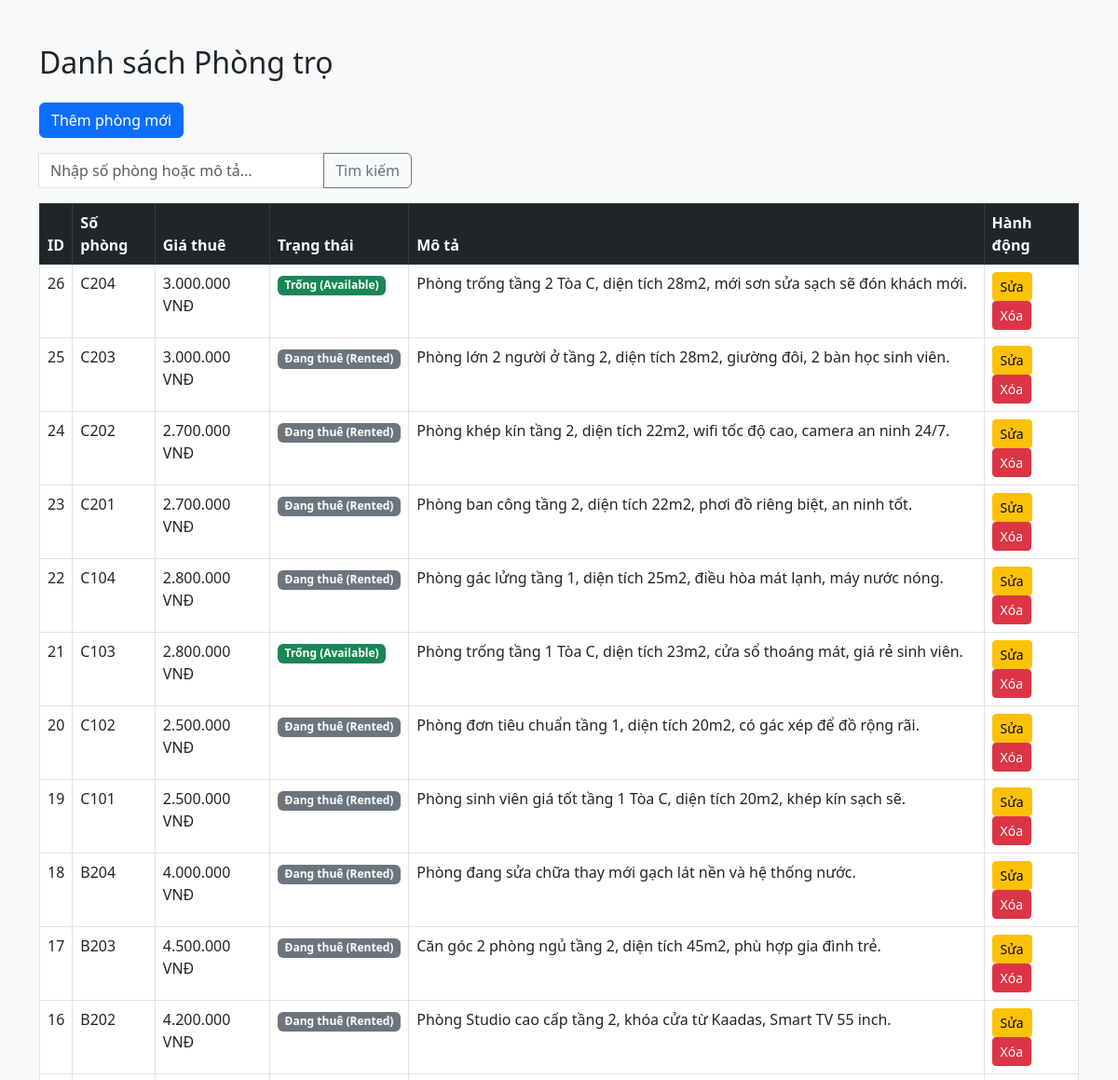
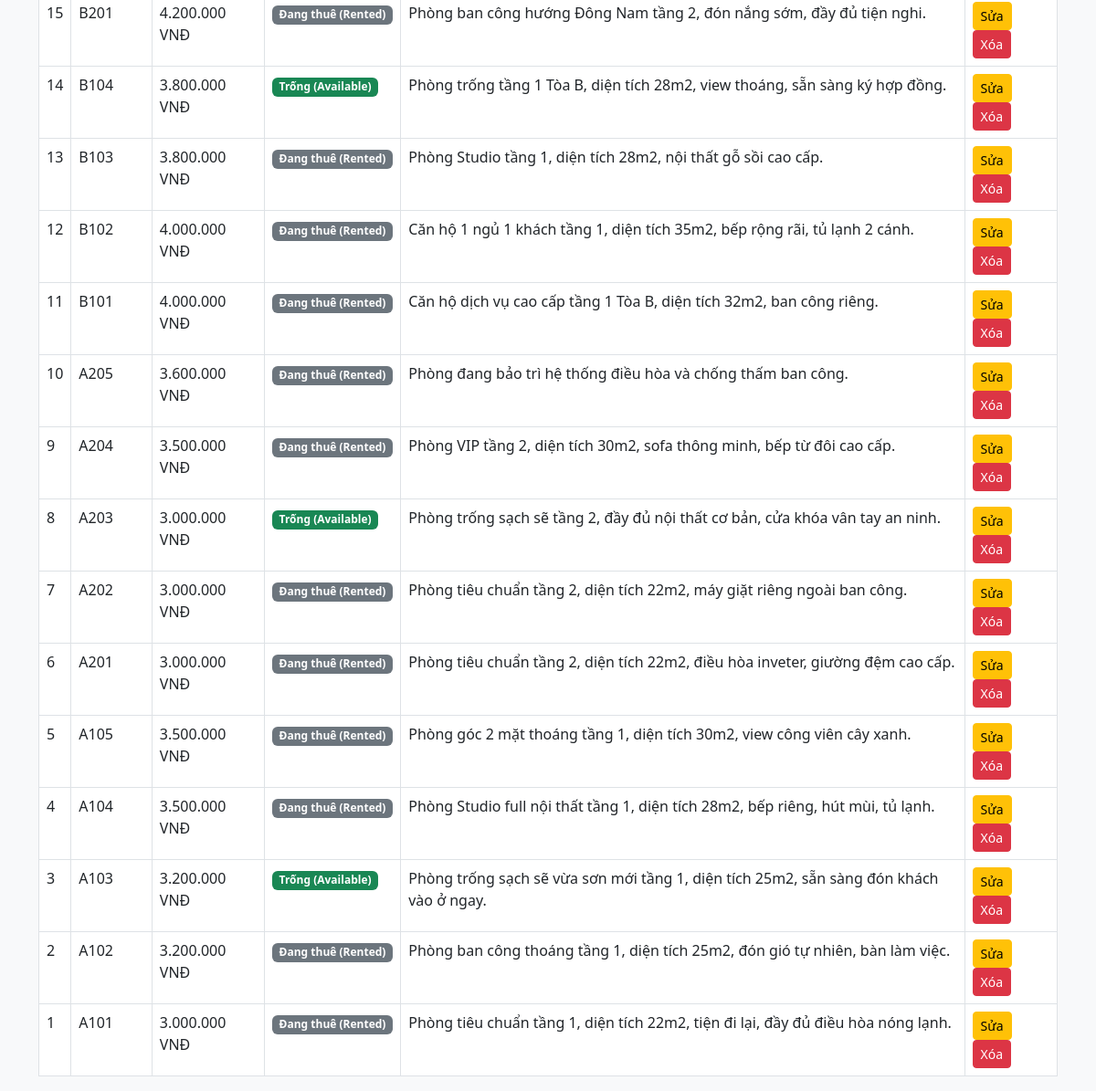
The app's page /BaiTapCaNhan/01_NguyenKimHue/index.php with its own data (2 pictures, top to bottom).
### tables this page shows
CREATE TABLE `rooms` (
  `id` int NOT NULL AUTO_INCREMENT,
  `building_id` int DEFAULT NULL,
  `room_number` varchar(20) NOT NULL,
  `price` decimal(10,2) NOT NULL,
  `status` varchar(20) DEFAULT 'available',
  `description` text,
  `created_at` timestamp NULL DEFAULT CURRENT_TIMESTAMP,
  PRIMARY KEY (`id`),
  UNIQUE KEY `room_number` (`room_number`),
  KEY `idx_rooms_building` (`building_id`),
  CONSTRAINT `fk_rooms_building` FOREIGN KEY (`building_id`) REFERENCES `buildings` (`id`) ON DELETE SET NULL
);

### BaiTapCaNhan/01_NguyenKimHue/controllers/RoomController.php (called while the page is built, shortened)
<?php
require_once __DIR__ . '/../db.php';
require_once __DIR__ . '/../models/RoomModel.php';
class RoomController {
    private $roomModel;
    public function __construct() {
        global $pdo;
        $this->roomModel = new RoomModel($pdo);
    }
    public function index() {
        $keyword = $_GET['keyword'] ?? '';
        if (!empty($keyword)) {
            $rooms = $this->roomModel->searchRooms($keyword);
        } else {
            $rooms = $this->roomModel->getAllRooms();
        }
        require_once __DIR__ . '/../views/rooms/index.php';
    }
}
?>

### BaiTapCaNhan/01_NguyenKimHue/models/RoomModel.php (called while the page is built, shortened)
<?php
class RoomModel {
    private $pdo;
    public function __construct($pdo) {
        $this->pdo = $pdo;
    }
    public function getAllRooms() {
        $stmt = $this->pdo->prepare("SELECT * FROM rooms ORDER BY id DESC");
        $stmt->execute();
        return $stmt->fetchAll();
    }
}
?>

### BaiTapCaNhan/01_NguyenKimHue/views/rooms/index.php (the view, shortened to what this page needs)
<!DOCTYPE html>
<html lang="vi">
<head>
    <link href="https://cdn.jsdelivr.net/npm/bootstrap@5.3.0/dist/css/bootstrap.min.css" rel="stylesheet">
</head>
<body class="bg-light">
<div class="container mt-5">
    <h2 class="mb-4">Danh sách Phòng trọ</h2>
    <a href="index.php?action=create" class="btn btn-primary mb-3">Thêm phòng mới</a>
    <form method="GET" action="index.php" class="input-group mb-3" style="max-width: 400px;">
        <input type="text" name="keyword" class="form-control" placeholder="Nhập số phòng hoặc mô tả..." value="<?= htmlspecialchars($_GET['keyword'] ?? '') ?>">
        <button class="btn btn-outline-secondary" type="submit">Tìm kiếm</button>
    </form>
    <table class="table table-bordered table-hover bg-white">
        <thead class="table-dark">
            <tr>
                <th>ID</th>
                <th>Số phòng</th>
                <th>Giá thuê</th>
                <th>Trạng thái</th>
                <th>Mô tả</th>
                <th>Hành động</th>
            </tr>
        </thead>
        <tbody>
            <?php foreach ($rooms as $room): ?>
            <tr>
                <td><?= $room['id'] ?></td>
                <td><?= htmlspecialchars($room['room_number']) ?></td>
                <td><?= number_format($room['price'], 0, ',', '.') ?> VNĐ</td>
                <td>
                    <?php if($room['status'] == 'available'): ?>
                        <span class="badge bg-success">Trống (Available)</span>
                    <?php else: ?>
                        <span class="badge bg-secondary">Đang thuê (Rented)</span>
                    <?php endif; ?>
                </td>
                <td><?= htmlspecialchars($room['description']) ?></td>
                <td>
                    <a href="index.php?action=edit&id=<?= $room['id'] ?>" class="btn btn-sm btn-warning">Sửa</a>
                    <form method="POST" action="index.php?action=delete" style="display:inline-block;" onsubmit="return confirm('Bạn có chắc muốn xóa phòng này?');">
                        <button type="submit" class="btn btn-sm btn-danger">Xóa</button>
                    </form>
                </td>
            </tr>
            <?php endforeach; ?>
        </tbody>
    </table>
</div>
</body>
</html>

### records on screen
rooms: id "26", room_number "C204", price "3.000.000", status "Trống (Available)", description "Phòng trống tầng 2 Tòa C, diện tích 28m2, mới sơn sửa sạch sẽ đón khách mới."
rooms: id "25", room_number "C203", price "3.000.000", status "Đang thuê (Rented)", description "Phòng lớn 2 người ở tầng 2, diện tích 28m2, giường đôi, 2 bàn học sinh viên."
rooms: id "24", room_number "C202", price "2.700.000", status "Đang thuê (Rented)", description "Phòng khép kín tầng 2, diện tích 22m2, wifi tốc độ cao, camera an ninh 24/7."
rooms: id "23", room_number "C201", price "2.700.000", status "Đang thuê (Rented)", description "Phòng ban công tầng 2, diện tích 22m2, phơi đồ riêng biệt, an ninh tốt."
rooms: id "22", room_number "C104", price "2.800.000", status "Đang thuê (Rented)", description "Phòng gác lửng tầng 1, diện tích 25m2, điều hòa mát lạnh, máy nước nóng."
rooms: id "21", room_number "C103", price "2.800.000", status "Trống (Available)", description "Phòng trống tầng 1 Tòa C, diện tích 23m2, cửa sổ thoáng mát, giá rẻ sinh viên."
rooms: id "20", room_number "C102", price "2.500.000", status "Đang thuê (Rented)", description "Phòng đơn tiêu chuẩn tầng 1, diện tích 20m2, có gác xép để đồ rộng rãi."
rooms: id "19", room_number "C101", price "2.500.000", status "Đang thuê (Rented)", description "Phòng sinh viên giá tốt tầng 1 Tòa C, diện tích 20m2, khép kín sạch sẽ."
rooms: id "18", room_number "B204", price "4.000.000", status "Đang thuê (Rented)", description "Phòng đang sửa chữa thay mới gạch lát nền và hệ thống nước."
rooms: id "17", room_number "B203", price "4.500.000", status "Đang thuê (Rented)", description "Căn góc 2 phòng ngủ tầng 2, diện tích 45m2, phù hợp gia đình trẻ."
rooms: id "16", room_number "B202", price "4.200.000", status "Đang thuê (Rented)", description "Phòng Studio cao cấp tầng 2, khóa cửa từ Kaadas, Smart TV 55 inch."
rooms: id "15", room_number "B201", price "4.200.000", status "Đang thuê (Rented)", description "Phòng ban công hướng Đông Nam tầng 2, đón nắng sớm, đầy đủ tiện nghi."
rooms: id "14", room_number "B104", price "3.800.000", status "Trống (Available)", description "Phòng trống tầng 1 Tòa B, diện tích 28m2, view thoáng, sẵn sàng ký hợp đồng."
rooms: id "13", room_number "B103", price "3.800.000", status "Đang thuê (Rented)", description "Phòng Studio tầng 1, diện tích 28m2, nội thất gỗ sồi cao cấp."
rooms: id "12", room_number "B102", price "4.000.000", status "Đang thuê (Rented)", description "Căn hộ 1 ngủ 1 khách tầng 1, diện tích 35m2, bếp rộng rãi, tủ lạnh 2 cánh."
rooms: id "11", room_number "B101", price "4.000.000", status "Đang thuê (Rented)", description "Căn hộ dịch vụ cao cấp tầng 1 Tòa B, diện tích 32m2, ban công riêng."
rooms: id "10", room_number "A205", price "3.600.000", status "Đang thuê (Rented)", description "Phòng đang bảo trì hệ thống điều hòa và chống thấm ban công."
rooms: id "9", room_number "A204", price "3.500.000", status "Đang thuê (Rented)", description "Phòng VIP tầng 2, diện tích 30m2, sofa thông minh, bếp từ đôi cao cấp."
rooms: id "8", room_number "A203", price "3.000.000", status "Trống (Available)", description "Phòng trống sạch sẽ tầng 2, đầy đủ nội thất cơ bản, cửa khóa vân tay an ninh."
rooms: id "7", room_number "A202", price "3.000.000", status "Đang thuê (Rented)", description "Phòng tiêu chuẩn tầng 2, diện tích 22m2, máy giặt riêng ngoài ban công."
rooms: id "6", room_number "A201", price "3.000.000", status "Đang thuê (Rented)", description "Phòng tiêu chuẩn tầng 2, diện tích 22m2, điều hòa inveter, giường đệm cao cấp."
rooms: id "5", room_number "A105", price "3.500.000", status "Đang thuê (Rented)", description "Phòng góc 2 mặt thoáng tầng 1, diện tích 30m2, view công viên cây xanh."
rooms: id "4", room_number "A104", price "3.500.000", status "Đang thuê (Rented)", description "Phòng Studio full nội thất tầng 1, diện tích 28m2, bếp riêng, hút mùi, tủ lạnh."
rooms: id "3", room_number "A103", price "3.200.000", status "Trống (Available)", description "Phòng trống sạch sẽ vừa sơn mới tầng 1, diện tích 25m2, sẵn sàng đón khách vào ở ngay."
rooms: id "2", room_number "A102", price "3.200.000", status "Đang thuê (Rented)", description "Phòng ban công thoáng tầng 1, diện tích 25m2, đón gió tự nhiên, bàn làm việc."
rooms: id "1", room_number "A101", price "3.000.000", status "Đang thuê (Rented)", description "Phòng tiêu chuẩn tầng 1, diện tích 22m2, tiện đi lại, đầy đủ điều hòa nóng lạnh."
